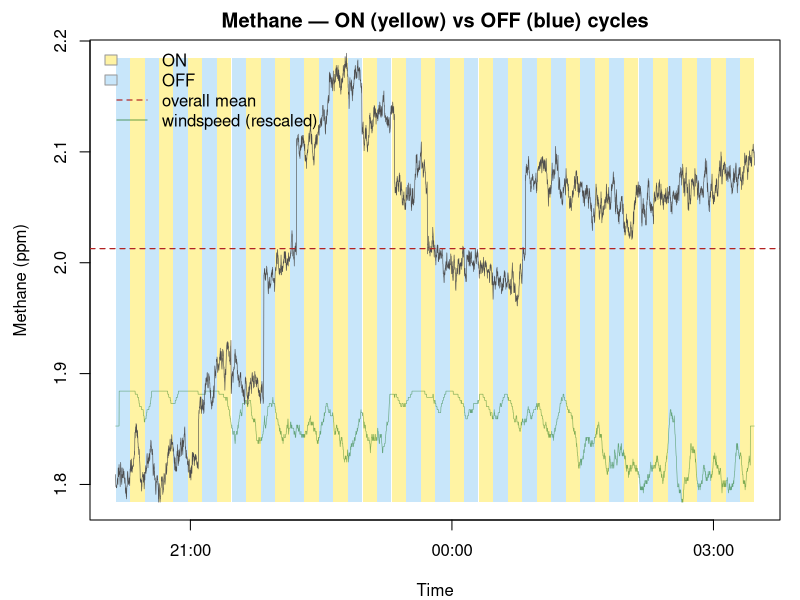

The R source for this figure:
#!/usr/bin/env Rscript
# plot_cycles.R -- Methane over time with ON/OFF regions shaded
# Run from the experiment directory: Rscript /path/to/plot_cycles.R

dat <- read.table("cycles.tsv", header=TRUE, sep="\t", stringsAsFactors=FALSE)
dat$time_dt <- as.POSIXct(dat$time, format="%Y-%m-%dT%H:%M:%S", tz="America/Los_Angeles")

# Phase boundaries from run-length encoding
r      <- rle(dat$condition)
ends   <- cumsum(r$lengths)
starts <- c(1, head(ends, -1) + 1)

# Y axis: tight around the data, excluding extreme outliers
ylim <- quantile(dat$methane, c(0.002, 0.998)) + c(-0.005, 0.005)

png("methane_plot.png", width=1400, height=500, res=120)
par(mar=c(4, 4.5, 2, 1))

xlim <- range(dat$time_dt)

plot(dat$time_dt, dat$methane, type="n",
     xlab="Time", ylab="Methane (ppm)",
     xlim=xlim, ylim=ylim,
     main="Methane — ON (yellow) vs OFF (blue) cycles")

# Shaded ON/OFF regions
for (i in seq_along(r$lengths)) {
  col <- if (r$values[i] == "ON") "#FFF3A3" else "#C8E6FA"
  rect(dat$time_dt[starts[i]], ylim[1],
       dat$time_dt[ends[i]],   ylim[2],
       col=col, border=NA)
}

# Windspeed: smooth then rescale to methane y-range (uncalibrated, visual only)
ws_smooth <- filter(dat$windspeed, rep(1/60, 60), sides=2)  # 5-min rolling mean
ws_smooth[is.na(ws_smooth)] <- mean(dat$windspeed, na.rm=TRUE)
ws_scaled <- ylim[1] + (ws_smooth - min(ws_smooth, na.rm=TRUE)) /
             diff(range(ws_smooth, na.rm=TRUE)) * diff(ylim) * 0.25
lines(dat$time_dt, ws_scaled, col=adjustcolor("darkgreen", alpha.f=0.5), lwd=0.6)

# Methane trace
lines(dat$time_dt, dat$methane, col="gray30", lwd=0.6)

# Overall mean
abline(h=mean(dat$methane), col="firebrick", lty=2, lwd=1.2)

legend("topleft", bty="n",
       legend = c("ON", "OFF", "overall mean", "windspeed (rescaled)"),
       fill   = c("#FFF3A3", "#C8E6FA", NA, NA),
       border = c("gray60", "gray60", NA, NA),
       lty    = c(NA, NA, 2, 1),
       col    = c(NA, NA, "firebrick", adjustcolor("darkgreen", alpha.f=0.5)),
       lwd    = c(NA, NA, 1.2, 1.2))

dev.off()
cat("Written to methane_plot.png\n")
